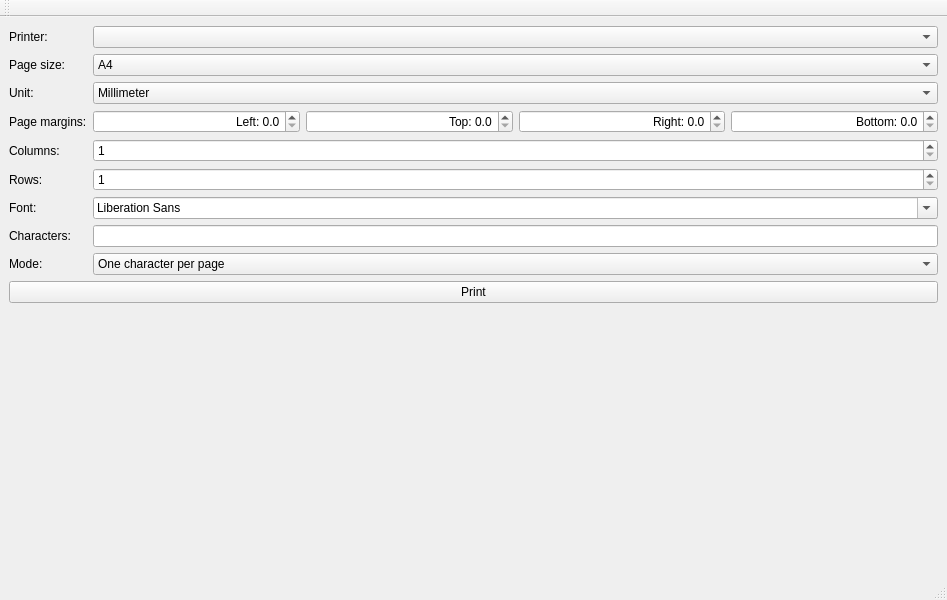
<?xml version="1.0" encoding="UTF-8"?>
<ui version="4.0">
 <class>MainWindow</class>
 <widget class="QMainWindow" name="MainWindow">
  <property name="geometry">
   <rect>
    <x>0</x>
    <y>0</y>
    <width>947</width>
    <height>600</height>
   </rect>
  </property>
  <widget class="QWidget" name="centralwidget">
   <layout class="QHBoxLayout" name="centralLayout" stretch="0">
    <item>
     <layout class="QFormLayout" name="formLayout">
      <item row="0" column="0">
       <widget class="QLabel" name="label_9">
        <property name="text">
         <string>Printer:</string>
        </property>
        <property name="buddy">
         <cstring>comboPrinter</cstring>
        </property>
       </widget>
      </item>
      <item row="0" column="1">
       <widget class="QComboBox" name="comboPrinter"/>
      </item>
      <item row="1" column="0">
       <widget class="QLabel" name="label_5">
        <property name="text">
         <string>Page size:</string>
        </property>
        <property name="buddy">
         <cstring>comboPageSize</cstring>
        </property>
       </widget>
      </item>
      <item row="1" column="1">
       <widget class="QComboBox" name="comboPageSize">
        <item>
         <property name="text">
          <string>A4</string>
         </property>
        </item>
       </widget>
      </item>
      <item row="2" column="0">
       <widget class="QLabel" name="label_4">
        <property name="text">
         <string>Unit:</string>
        </property>
        <property name="buddy">
         <cstring>comboUnit</cstring>
        </property>
       </widget>
      </item>
      <item row="2" column="1">
       <widget class="QComboBox" name="comboUnit">
        <item>
         <property name="text">
          <string>Millimeter</string>
         </property>
        </item>
        <item>
         <property name="text">
          <string>Point</string>
         </property>
        </item>
        <item>
         <property name="text">
          <string>Inch</string>
         </property>
        </item>
       </widget>
      </item>
      <item row="3" column="0">
       <widget class="QLabel" name="label_6">
        <property name="text">
         <string>Page margins:</string>
        </property>
        <property name="buddy">
         <cstring>spinMarginLeft</cstring>
        </property>
       </widget>
      </item>
      <item row="3" column="1">
       <layout class="QHBoxLayout" name="horizontalLayout">
        <item>
         <widget class="QDoubleSpinBox" name="spinMarginLeft">
          <property name="alignment">
           <set>Qt::AlignRight|Qt::AlignTrailing|Qt::AlignVCenter</set>
          </property>
          <property name="prefix">
           <string>Left: </string>
          </property>
          <property name="decimals">
           <number>1</number>
          </property>
         </widget>
        </item>
        <item>
         <widget class="QDoubleSpinBox" name="spinMarginTop">
          <property name="alignment">
           <set>Qt::AlignRight|Qt::AlignTrailing|Qt::AlignVCenter</set>
          </property>
          <property name="prefix">
           <string>Top: </string>
          </property>
          <property name="decimals">
           <number>1</number>
          </property>
         </widget>
        </item>
        <item>
         <widget class="QDoubleSpinBox" name="spinMarginRight">
          <property name="alignment">
           <set>Qt::AlignRight|Qt::AlignTrailing|Qt::AlignVCenter</set>
          </property>
          <property name="prefix">
           <string>Right: </string>
          </property>
          <property name="decimals">
           <number>1</number>
          </property>
         </widget>
        </item>
        <item>
         <widget class="QDoubleSpinBox" name="spinMarginBottom">
          <property name="alignment">
           <set>Qt::AlignRight|Qt::AlignTrailing|Qt::AlignVCenter</set>
          </property>
          <property name="prefix">
           <string>Bottom: </string>
          </property>
          <property name="decimals">
           <number>1</number>
          </property>
         </widget>
        </item>
       </layout>
      </item>
      <item row="4" column="0">
       <widget class="QLabel" name="label_2">
        <property name="text">
         <string>Columns:</string>
        </property>
        <property name="buddy">
         <cstring>spinColumns</cstring>
        </property>
       </widget>
      </item>
      <item row="4" column="1">
       <widget class="QSpinBox" name="spinColumns">
        <property name="minimum">
         <number>1</number>
        </property>
       </widget>
      </item>
      <item row="5" column="0">
       <widget class="QLabel" name="label_3">
        <property name="text">
         <string>Rows:</string>
        </property>
        <property name="buddy">
         <cstring>spinRows</cstring>
        </property>
       </widget>
      </item>
      <item row="5" column="1">
       <widget class="QSpinBox" name="spinRows">
        <property name="minimum">
         <number>1</number>
        </property>
       </widget>
      </item>
      <item row="6" column="0">
       <widget class="QLabel" name="label">
        <property name="text">
         <string>Font:</string>
        </property>
        <property name="buddy">
         <cstring>comboFont</cstring>
        </property>
       </widget>
      </item>
      <item row="6" column="1">
       <widget class="QFontComboBox" name="comboFont"/>
      </item>
      <item row="7" column="0">
       <widget class="QLabel" name="label_7">
        <property name="text">
         <string>Characters:</string>
        </property>
        <property name="buddy">
         <cstring>editChars</cstring>
        </property>
       </widget>
      </item>
      <item row="7" column="1">
       <widget class="QLineEdit" name="editChars">
        <property name="clearButtonEnabled">
         <bool>true</bool>
        </property>
       </widget>
      </item>
      <item row="8" column="0">
       <widget class="QLabel" name="label_8">
        <property name="text">
         <string>Mode:</string>
        </property>
        <property name="buddy">
         <cstring>comboMode</cstring>
        </property>
       </widget>
      </item>
      <item row="8" column="1">
       <widget class="QComboBox" name="comboMode">
        <item>
         <property name="text">
          <string>One character per page</string>
         </property>
        </item>
       </widget>
      </item>
      <item row="9" column="0" colspan="2">
       <widget class="QPushButton" name="buttonPrint">
        <property name="text">
         <string>Print</string>
        </property>
       </widget>
      </item>
     </layout>
    </item>
   </layout>
  </widget>
  <widget class="QMenuBar" name="menubar">
   <property name="geometry">
    <rect>
     <x>0</x>
     <y>0</y>
     <width>947</width>
     <height>23</height>
    </rect>
   </property>
  </widget>
  <widget class="QStatusBar" name="statusbar"/>
  <widget class="QToolBar" name="toolBar">
   <property name="windowTitle">
    <string>toolBar</string>
   </property>
   <attribute name="toolBarArea">
    <enum>TopToolBarArea</enum>
   </attribute>
   <attribute name="toolBarBreak">
    <bool>false</bool>
   </attribute>
  </widget>
 </widget>
 <tabstops>
  <tabstop>comboPrinter</tabstop>
  <tabstop>comboPageSize</tabstop>
  <tabstop>comboUnit</tabstop>
  <tabstop>spinMarginLeft</tabstop>
  <tabstop>spinMarginTop</tabstop>
  <tabstop>spinMarginRight</tabstop>
  <tabstop>spinMarginBottom</tabstop>
  <tabstop>spinColumns</tabstop>
  <tabstop>spinRows</tabstop>
  <tabstop>comboFont</tabstop>
  <tabstop>editChars</tabstop>
  <tabstop>comboMode</tabstop>
 </tabstops>
 <resources/>
 <connections/>
</ui>
